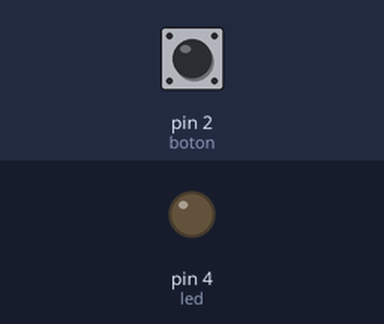
This sketch was run on a simulated Arduino Uno, built with avr-gcc and run on an emulated ATmega328P. Shown: output pins drawn as LEDs (lit = HIGH). Inputs (shaded band) come from the test bench; at power-on: pin 2 (boton) LOW.

Above: at 1.2 s.
1.3 s: pin 2 (boton) pulled HIGH for 3.2 s
At 3.7 s:
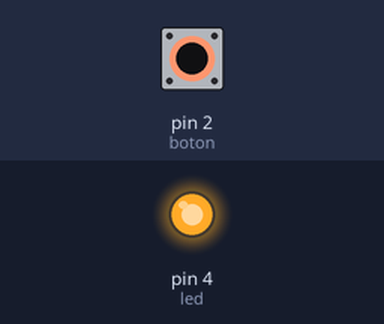
Timing chart, 0 to 6.0 s (numbered marks = the images above; inputs shaded):
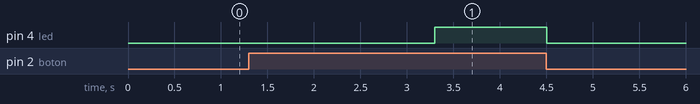

Measured:
- after the input at 1.3 s, pin 4 (led): LOW → HIGH after 2.0 s, → LOW 1.2 s later

The sketch:

Boton_2_segundos.ino
```cpp
const int boton = 2;
const int led   = 4;

bool estadoBoton = false;
unsigned long tiempoInicio = 0;


void setup() {
  pinMode(boton, INPUT);
  pinMode(led, OUTPUT);
}

void loop() {

  bool lectura = digitalRead(boton);

  // Detecta cuando se presiona
  if (lectura == HIGH && estadoBoton == false){
    estadoBoton = true;
    tiempoInicio = millis();  // guarda el tiempo
  }

  // Detecta cuando se suelta
  if (lectura == LOW && estadoBoton == true){
    estadoBoton = false;
    digitalWrite(led, LOW); // apaga si suelta antes
  }

  // Si está presionado, medir tiempo
  if (estadoBoton == true){
    if (millis() - tiempoInicio >= 2000){ // 2 segundos
      digitalWrite(led, HIGH);
    }
  }
}
```
